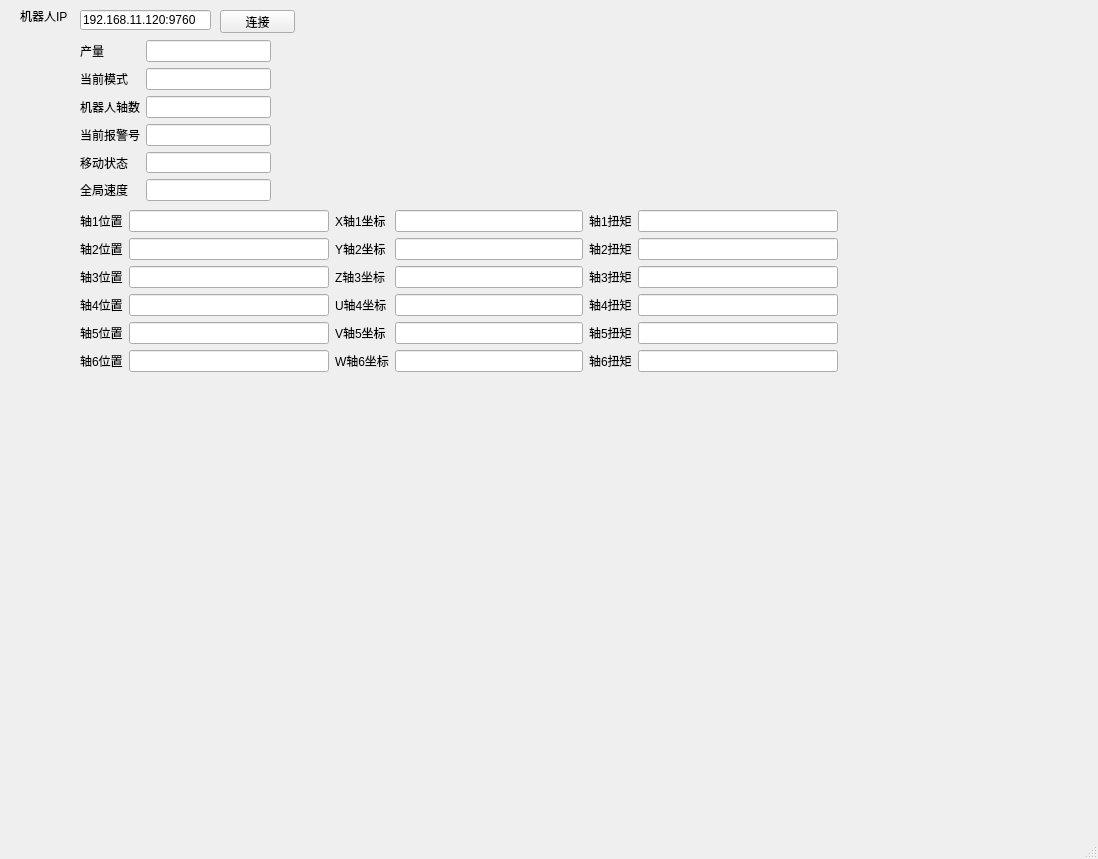
<?xml version="1.0" encoding="UTF-8"?>
<ui version="4.0">
 <class>MainWindow</class>
 <widget class="QMainWindow" name="MainWindow">
  <property name="geometry">
   <rect>
    <x>0</x>
    <y>0</y>
    <width>1098</width>
    <height>859</height>
   </rect>
  </property>
  <property name="windowTitle">
   <string>MainWindow</string>
  </property>
  <widget class="QWidget" name="centralwidget">
   <widget class="QWidget" name="layoutWidget">
    <property name="geometry">
     <rect>
      <x>80</x>
      <y>210</y>
      <width>758</width>
      <height>182</height>
     </rect>
    </property>
    <layout class="QHBoxLayout" name="horizontalLayout">
     <item>
      <layout class="QFormLayout" name="formLayout_4">
       <item row="0" column="0">
        <widget class="QLabel" name="Label_8">
         <property name="text">
          <string>轴1位置</string>
         </property>
        </widget>
       </item>
       <item row="0" column="1">
        <widget class="QLineEdit" name="LineEdit_20"/>
       </item>
       <item row="1" column="0">
        <widget class="QLabel" name="Label_9">
         <property name="text">
          <string>轴2位置</string>
         </property>
        </widget>
       </item>
       <item row="1" column="1">
        <widget class="QLineEdit" name="LineEdit_21"/>
       </item>
       <item row="2" column="0">
        <widget class="QLabel" name="Label_10">
         <property name="text">
          <string>轴3位置</string>
         </property>
        </widget>
       </item>
       <item row="3" column="0">
        <widget class="QLabel" name="Label_11">
         <property name="text">
          <string>轴4位置</string>
         </property>
        </widget>
       </item>
       <item row="3" column="1">
        <widget class="QLineEdit" name="LineEdit_23"/>
       </item>
       <item row="4" column="0">
        <widget class="QLabel" name="Label_12">
         <property name="text">
          <string>轴5位置</string>
         </property>
        </widget>
       </item>
       <item row="4" column="1">
        <widget class="QLineEdit" name="LineEdit_24"/>
       </item>
       <item row="5" column="0">
        <widget class="QLabel" name="Label_13">
         <property name="text">
          <string>轴6位置</string>
         </property>
        </widget>
       </item>
       <item row="5" column="1">
        <widget class="QLineEdit" name="LineEdit_25"/>
       </item>
       <item row="2" column="1">
        <widget class="QLineEdit" name="LineEdit_22"/>
       </item>
      </layout>
     </item>
     <item>
      <layout class="QFormLayout" name="formLayout_5">
       <item row="0" column="0">
        <widget class="QLabel" name="Label_14">
         <property name="text">
          <string>X轴1坐标</string>
         </property>
        </widget>
       </item>
       <item row="0" column="1">
        <widget class="QLineEdit" name="LineEdit_26"/>
       </item>
       <item row="1" column="0">
        <widget class="QLabel" name="Label_15">
         <property name="text">
          <string>Y轴2坐标</string>
         </property>
        </widget>
       </item>
       <item row="1" column="1">
        <widget class="QLineEdit" name="LineEdit_27"/>
       </item>
       <item row="2" column="0">
        <widget class="QLabel" name="Label_16">
         <property name="text">
          <string>Z轴3坐标</string>
         </property>
        </widget>
       </item>
       <item row="2" column="1">
        <widget class="QLineEdit" name="LineEdit_28"/>
       </item>
       <item row="3" column="0">
        <widget class="QLabel" name="Label_17">
         <property name="text">
          <string>U轴4坐标</string>
         </property>
        </widget>
       </item>
       <item row="3" column="1">
        <widget class="QLineEdit" name="LineEdit_29"/>
       </item>
       <item row="4" column="0">
        <widget class="QLabel" name="Label_18">
         <property name="text">
          <string>V轴5坐标</string>
         </property>
        </widget>
       </item>
       <item row="4" column="1">
        <widget class="QLineEdit" name="LineEdit_30"/>
       </item>
       <item row="5" column="0">
        <widget class="QLabel" name="Label_19">
         <property name="text">
          <string>W轴6坐标</string>
         </property>
        </widget>
       </item>
       <item row="5" column="1">
        <widget class="QLineEdit" name="LineEdit_31"/>
       </item>
      </layout>
     </item>
     <item>
      <layout class="QFormLayout" name="formLayout_6">
       <item row="0" column="0">
        <widget class="QLabel" name="Label_20">
         <property name="text">
          <string>轴1扭矩</string>
         </property>
        </widget>
       </item>
       <item row="0" column="1">
        <widget class="QLineEdit" name="LineEdit_32"/>
       </item>
       <item row="1" column="0">
        <widget class="QLabel" name="Label_21">
         <property name="text">
          <string>轴2扭矩</string>
         </property>
        </widget>
       </item>
       <item row="1" column="1">
        <widget class="QLineEdit" name="LineEdit_33"/>
       </item>
       <item row="2" column="0">
        <widget class="QLabel" name="Label_22">
         <property name="text">
          <string>轴3扭矩</string>
         </property>
        </widget>
       </item>
       <item row="2" column="1">
        <widget class="QLineEdit" name="LineEdit_34"/>
       </item>
       <item row="3" column="0">
        <widget class="QLabel" name="Label_23">
         <property name="text">
          <string>轴4扭矩</string>
         </property>
        </widget>
       </item>
       <item row="3" column="1">
        <widget class="QLineEdit" name="LineEdit_35"/>
       </item>
       <item row="4" column="0">
        <widget class="QLabel" name="Label_24">
         <property name="text">
          <string>轴5扭矩</string>
         </property>
        </widget>
       </item>
       <item row="4" column="1">
        <widget class="QLineEdit" name="LineEdit_36"/>
       </item>
       <item row="5" column="0">
        <widget class="QLabel" name="Label_25">
         <property name="text">
          <string>轴6扭矩</string>
         </property>
        </widget>
       </item>
       <item row="5" column="1">
        <widget class="QLineEdit" name="LineEdit_37"/>
       </item>
      </layout>
     </item>
    </layout>
   </widget>
   <widget class="QWidget" name="formLayoutWidget_4">
    <property name="geometry">
     <rect>
      <x>80</x>
      <y>40</y>
      <width>191</width>
      <height>161</height>
     </rect>
    </property>
    <layout class="QFormLayout" name="formLayout_8">
     <item row="0" column="1">
      <widget class="QLineEdit" name="LineEdit_44"/>
     </item>
     <item row="3" column="0">
      <widget class="QLabel" name="Label_33">
       <property name="text">
        <string>机器人轴数</string>
       </property>
      </widget>
     </item>
     <item row="3" column="1">
      <widget class="QLineEdit" name="LineEdit_46"/>
     </item>
     <item row="4" column="0">
      <widget class="QLabel" name="Label_34">
       <property name="text">
        <string>当前报警号</string>
       </property>
      </widget>
     </item>
     <item row="4" column="1">
      <widget class="QLineEdit" name="LineEdit_47"/>
     </item>
     <item row="5" column="0">
      <widget class="QLabel" name="Label_37">
       <property name="text">
        <string>移动状态</string>
       </property>
      </widget>
     </item>
     <item row="5" column="1">
      <widget class="QLineEdit" name="LineEdit_48"/>
     </item>
     <item row="6" column="0">
      <widget class="QLabel" name="Label_38">
       <property name="text">
        <string>全局速度</string>
       </property>
      </widget>
     </item>
     <item row="6" column="1">
      <widget class="QLineEdit" name="LineEdit_49"/>
     </item>
     <item row="1" column="0">
      <widget class="QLabel" name="Label_32">
       <property name="text">
        <string>当前模式</string>
       </property>
      </widget>
     </item>
     <item row="0" column="0">
      <widget class="QLabel" name="Label">
       <property name="text">
        <string>产量</string>
       </property>
      </widget>
     </item>
     <item row="1" column="1">
      <widget class="QLineEdit" name="LineEdit_45"/>
     </item>
    </layout>
   </widget>
   <widget class="QPushButton" name="Cont_PB">
    <property name="geometry">
     <rect>
      <x>220</x>
      <y>10</y>
      <width>75</width>
      <height>23</height>
     </rect>
    </property>
    <property name="text">
     <string>连接</string>
    </property>
   </widget>
   <widget class="QLineEdit" name="ip_lineEdit">
    <property name="geometry">
     <rect>
      <x>80</x>
      <y>10</y>
      <width>131</width>
      <height>20</height>
     </rect>
    </property>
    <property name="text">
     <string>192.168.11.120:9760</string>
    </property>
   </widget>
   <widget class="QLabel" name="label">
    <property name="geometry">
     <rect>
      <x>20</x>
      <y>10</y>
      <width>54</width>
      <height>12</height>
     </rect>
    </property>
    <property name="text">
     <string>机器人IP</string>
    </property>
   </widget>
  </widget>
  <widget class="QMenuBar" name="menubar">
   <property name="geometry">
    <rect>
     <x>0</x>
     <y>0</y>
     <width>1098</width>
     <height>22</height>
    </rect>
   </property>
  </widget>
  <widget class="QStatusBar" name="statusbar"/>
 </widget>
 <resources/>
 <connections/>
</ui>
